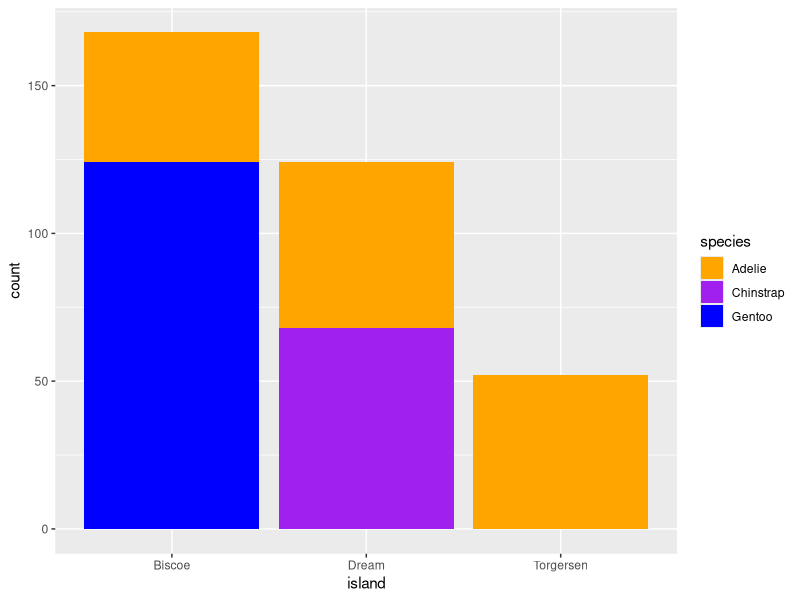
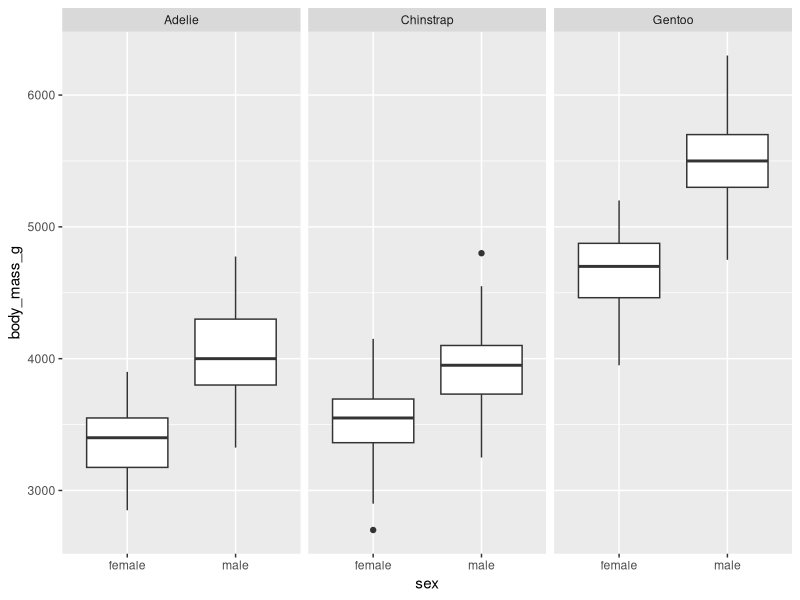

The R script that drew these images, in order:
## ---- chunk 1
knitr::opts_chunk$set(echo = TRUE)

library(palmerpenguins)
library(ggplot2)
library(dplyr)
## ---- chunk 2

# Eliminar NA
df <-na.omit(penguins)

penguins |> # pipe para que vuelva sobre penguins
  group_by(species, sex) |>
  count()
## ---- chunk 3

summarise(df,mean_bill_length_mm = mean(bill_length_mm), 
          mean_bill_depth_mm = mean(bill_depth_mm),
          mean_flipper_length_mm = mean(flipper_length_mm),
          mean_body_mass_g = mean(body_mass_g), # mean para averiguar la media
          sd_bill_length_mm = sd(bill_length_mm),
          sd_bill_depth_mm = sd(bill_depth_mm),
          sd_flipper_length_mm = sd(flipper_length_mm),
          sd_body_mass_g = sd(body_mass_g), # sd para averiguar la desviación típica
          max_bill_length_mm = max(bill_length_mm),
          max_bill_depth_mm = max(bill_depth_mm),
          max_flipper_length_mm = max(flipper_length_mm),
          max_body_mass_g = max(body_mass_g), # max para averiguar el máximo
          min_bill_length_mm = min(bill_length_mm),
          min_bill_depth_mm = min(bill_depth_mm),
          min_flipper_length_mm = min(flipper_length_mm),
          min_body_mass_g = min(body_mass_g) # min para averiguar el mínimo
          )
## ---- chunk 4

# Generar lista para asociar colores a especies
colores <- list(Chinstrap= "purple", 
                Gentoo = "blue", 
                Adelie = "orange") 

# Generar gráfico de barras de número de especies por isla
graficoBarras <- ggplot(data = penguins) +
  geom_bar(aes(x = island, fill = species)) + 
             scale_fill_manual(values = colores)
graficoBarras
## ---- chunk 5

# Respuesta primera pregunta: 
# Especie muestreada en cada isla: Adelie.

# Individuos por especie en las islas
penguins |>
  select(island) |> 
  group_by(island) |>
  count()

# Respuesta segunda pregunta:
# Se han muestreado 124 individuos en la isla dream
## ---- chunk 6

graficoMultipanel <- ggplot(data = df) +
  geom_boxplot(aes(x = sex, y = body_mass_g)) + 
  facet_grid (cols = vars(species))

graficoMultipanel
## ---- chunk 7
# Respuesta primera pregunta: Gentoo.
# Respuesta segunda pregunta: Chinstrap, aunque diferen entre sí, pero menos.

